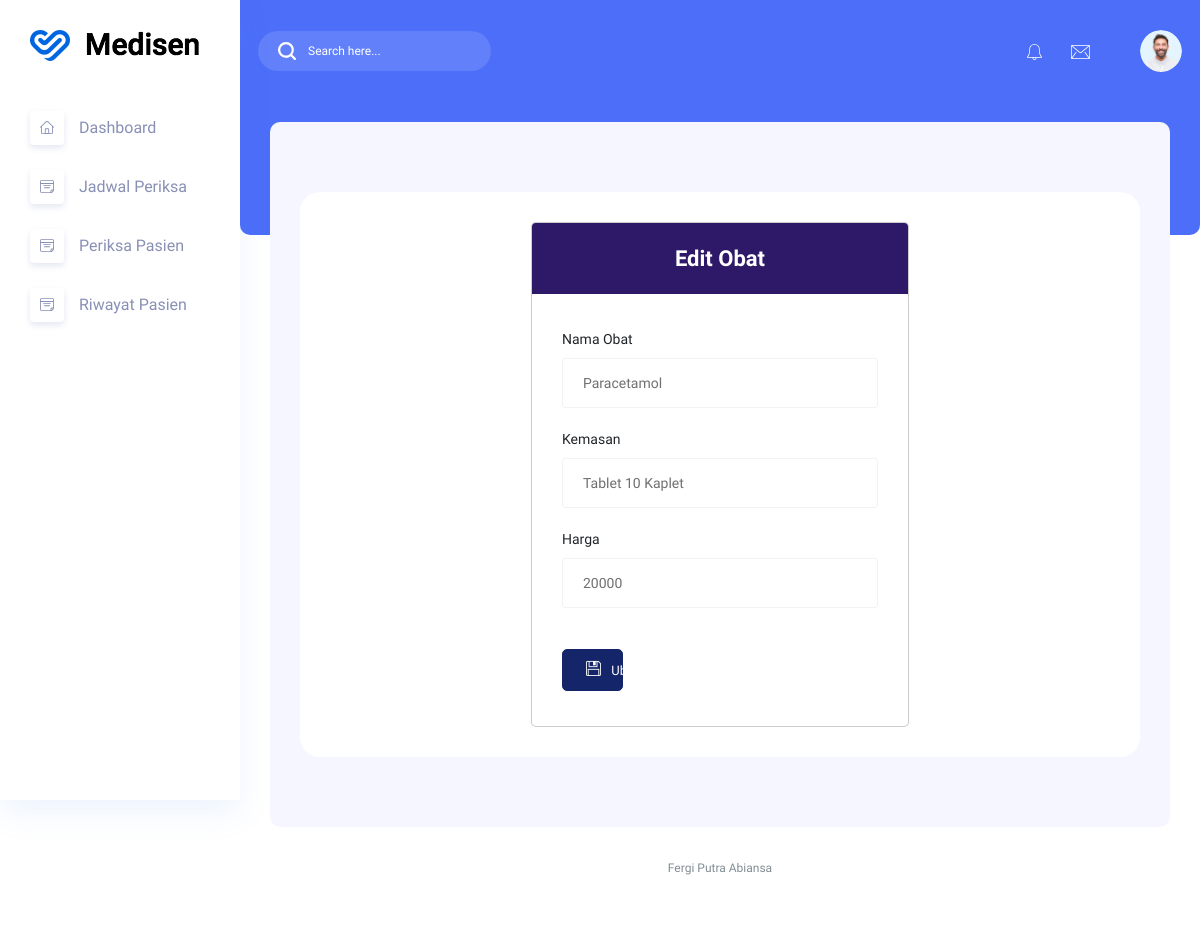
Page /admin/edit_obat.php?id=1 (signed in) on the committed database.
### tables this page shows
CREATE TABLE `obat` (
  `id` int(11) UNSIGNED NOT NULL,
  `nama_obat` varchar(50) NOT NULL,
  `kemasan` varchar(35) NOT NULL,
  `harga` int(11) NOT NULL
);

### admin/edit_obat.php (the view, shortened to what this page needs)
<?php
include '../koneksi.php';
if (isset($_GET['id'])) {
    $id = $_GET['id'];
    $query = mysqli_query($mysqli, "SELECT * FROM obat WHERE id = '$id'");
    $obat = mysqli_fetch_array($query);
}
?>
<!DOCTYPE html>
<html lang="zxx">
<head>
    <link rel="stylesheet" href="../assets/css/bootstrap1.min.css" />
    <link rel="stylesheet" href="../assets/vendors/themefy_icon/themify-icons.css" />
    <link rel="stylesheet" href="../assets/vendors/font_awesome/css/all.min.css" />
    <link rel="stylesheet" href="../assets/vendors/scroll/scrollable.css" />
    <link rel="stylesheet" href="../assets/css/metisMenu.css">
    <link rel="stylesheet" href="../assets/css/style1.css" />
    <link rel="stylesheet" href="../assets/css/colors/default.css" id="colorSkinCSS">
</head>
<body class="crm_body_bg">
    <?php include '../components/sidebar.php'; ?>
    <section class="main_content dashboard_part large_header_bg">
        <?php include '../components/navbar.php'; ?>
        <div class="main_content_iner ">
            <div class="container-fluid p-0">
                <div class="row justify-content-center">
                    <div class="col-12">
                    </div>
                    <div class="col-lg-12">
                        <div class="white_box mb_30">
                            <div class="row justify-content-center">
                                <div class="col-lg-6">
                                    <div class="modal-content cs_modal">
                                        <div class="modal-header justify-content-center theme_bg_1">
                                            <h5 class="modal-title text_white">Edit Obat</h5>
                                        </div>
                                        <div class="modal-body">
                                            <form action="proses_edit.php" method="post">
                                                <div class="form-group mb-3">
                                                    <label for="nama_obat" class="form-label">Nama Obat</label>
                                                    <input type="text" class="form-control" id="nama_obat" name="nama_obat" value="<?php echo $obat['nama_obat']; ?>" required>
                                                </div>
                                                <div class="form-group mb-3">
                                                    <label for="kemasan" class="form-label">Kemasan</label>
                                                    <input type="text" class="form-control" id="kemasan" name="kemasan" value="<?php echo $obat['kemasan']; ?>" required>
                                                </div>
                                                <div class="form-group mb-3">
                                                    <label for="harga" class="form-label">Harga</label>
                                                    <input type="number" class="form-control" id="harga" name="harga" value="<?php echo $obat['harga']; ?>" required>
                                                </div>
                                                <div class="row">
                                                    <div class="col-md-3">
                                                        <button type="submit" class="btn btn_1 btn-block"><i class="ti-save"></i> Ubah</button>
                                                    </div>
                                                </div>
                                            </form>
                                        </div>
                                    </div>
                                </div>
                            </div>
                        </div>
                    </div>
                </div>
            </div>
        </div>
        <div class="footer_part">
            <div class="container-fluid">
                <div class="row">
                    <div class="col-lg-12">
                        <div class="footer_iner text-center">
                            <p> Fergi Putra Abiansa </p>
                        </div>
                    </div>
                </div>
            </div>
        </div>
    </section>
</body>
</html>

### rows in the picture
obat: nama_obat "Paracetamol", kemasan "Tablet 10 Kaplet", harga "20000"
